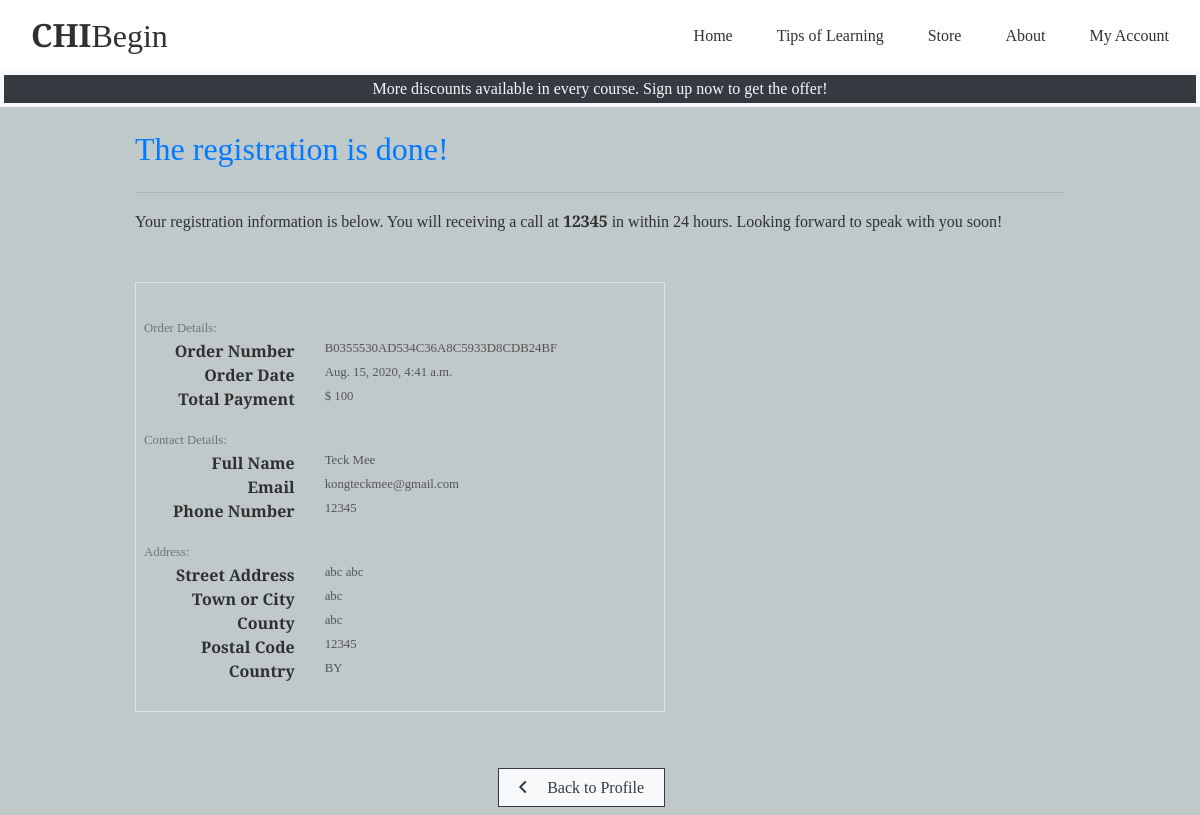
The app's page /profile/order_history/B0355530AD534C36A8C5933D8CDB24BF with its own data.
### checkout/models.py (models this page shows, shortened)
class Order(models.Model):
    order_number = models.CharField(max_length=32, editable=False)
    user_profile = models.ForeignKey(UserProfile, on_delete=models.SET_NULL, null=True, blank=True, related_name='orders')
    full_name = models.CharField(max_length=50, null=False, blank=False)
    email = models.EmailField(max_length=254, null=False, blank=False)
    phone_number = models.CharField(max_length=20, null=False, blank=False)
    street_address_1 = models.CharField(max_length=80, null=False, blank=False)
    street_address_2 = models.CharField(max_length=80, null=True, blank=True)
    town_or_city = models.CharField(max_length=40, null=False, blank=False)
    county = models.CharField(max_length=80, null=True, blank=True)
    postcode = models.CharField(max_length=20, null=True, blank=True)
    country = CountryField(blank_label='Country *', null=False, blank=False)
    date = models.DateTimeField(auto_now_add=True)
    order_total = models.DecimalField(max_digits=6, decimal_places=0, default=0)

### profiles/views.py (the view)
# urls.py: path('order_history/<order_number>', views.order_history, name='order_history'),
def order_history(request, order_number):
    order = get_object_or_404(Order, order_number=order_number)
    template = 'checkout/checkout_success.html'
    context = {
        'order': order,
        'from_profile': True,
    }
    return render(request, template, context)

### checkout/templates/checkout/checkout_success.html (shortened to what this page needs)
{% extends "base.html" %}
{% load static %}
{% block extra_css %}
    <link rel="stylesheet" href="{% static 'checkout/css/checkout.css' %}">
{% endblock %}
{% block content %}
    <div class="container mb-2">
        <div class="row">
            <div class="col">
                <h2 class="logo-font text-primary mb-4">The registration is done!</h2>
                <hr>
                <p class="text-black mb-5">Your registration information is below. You will receiving a call at <strong>{{ order.phone_number }}</strong> in within 24 hours. Looking forward to speak with you soon!</p>
            </div>
        </div>
        <div class="row">
            <div class="col-12 col-lg-7">
                <div class="order-confirmation-wrapper p-2 border">
                    <div class="row mt-4">
                        <div class="col">
                            <small class="text-muted">Order Details:</small>
                        </div>
                    </div>
                    <div class="row">
                        <div class="col-12 col-md-4 text-md-right">
                            <p class="mb-0 text-black font-weight-bold">Order Number</p>
                        </div>
                        <div class="col-12 col-md-8 text-md-left">
                            <p class="small mb-0">{{ order.order_number }}</p>
                        </div>
                    </div>
                    <div class="row">
                        <div class="col-12 col-md-4 text-md-right">
                            <p class="mb-0 text-black font-weight-bold">Order Date</p>
                        </div>
                        <div class="col-12 col-md-8 text-md-left">
                            <p class="small mb-0">{{ order.date }}</p>
                        </div>
                    </div>
                    <div class="row">
                        <div class="col-12 col-md-4 text-md-right">
                            <p class="mb-0 text-black font-weight-bold">Total Payment</p>
                        </div>
                        <div class="col-12 col-md-8 text-md-left">
                            <p class="small mb-0">$ {{ order.order_total }}</p>
                        </div>
                    </div>
                    <div class="row mt-3">
                        <div class="col">
                            <small class="text-muted">Contact Details:</small>
                        </div>
                    </div>
                    <div class="row">
                        <div class="col-12 col-md-4 text-md-right">
                            <p class="mb-0 text-black font-weight-bold">Full Name</p>
                        </div>
                        <div class="col-12 col-md-8 text-md-left">
                            <p class="small mb-0">{{ order.full_name }}</p>
                        </div>
                    </div>
                    <div class="row">
                        <div class="col-12 col-md-4 text-md-right">
                            <p class="mb-0 text-black font-weight-bold">Email</p>
                        </div>
                        <div class="col-12 col-md-8 text-md-left">
                            <p class="small mb-0">{{ order.email }}</p>
                        </div>
                    </div>
                    <div class="row">
                        <div class="col-12 col-md-4 text-md-right">
                            <p class="mb-0 text-black font-weight-bold">Phone Number</p>
                        </div>
                        <div class="col-12 col-md-8 text-md-left">
                            <p class="small mb-0">{{ order.phone_number }}</p>
                        </div>
                    </div>
                    <div class="row mt-3">
                        <div class="col">
                            <small class="text-muted">Address:</small>
                        </div>
                    </div>
                    <div class="row">
                        <div class="col-12 col-md-4 text-md-right">
                            <p class="mb-0 text-black font-weight-bold">Street Address</p>
                        </div>
                        <div class="col-12 col-md-8 text-md-left">
                            <p class="small mb-0">{{ order.street_address_1 }} {{ order.street_address_1 }}</p>
                        </div>
                    </div>
                    <div class="row">
                        <div class="col-12 col-md-4 text-md-right">
                            <p class="mb-0 text-black font-weight-bold">Town or City</p>
                        </div>
                        <div class="col-12 col-md-8 text-md-left">
                            <p class="small mb-0">{{ order.town_or_city }}</p>
                        </div>
                    </div>
                    <div class="row">
                        <div class="col-12 col-md-4 text-md-right">
                            <p class="mb-0 text-black font-weight-bold">County</p>
                        </div>
                        <div class="col-12 col-md-8 text-md-left">
                            <p class="small mb-0">{{ order.county }}</p>
                        </div>
                    </div>
                    <div class="row">
                        <div class="col-12 col-md-4 text-md-right">
                            <p class="mb-0 text-black font-weight-bold">Postal Code</p>
                        </div>
                        <div class="col-12 col-md-8 text-md-left">
                            <p class="small mb-0">{{ order.postcode }}</p>
                        </div>
                    </div>
                    <div class="row">
                        <div class="col-12 col-md-4 text-md-right">
                            <p class="mb-0 text-black font-weight-bold">Country</p>
                        </div>
                        <div class="col-12 col-md-8 text-md-left">
                            <p class="small mb-0 mb-4">{{ order.country }}</p>
                        </div>
                    </div>
                </div>
            </div>
        </div>
        <div class="row mt-5">
            <div class="col-12 col-lg-7 text-right">
                {% if from_profile %}
                    <a href="{% url 'profile' %}" class="btn btn-light rounded-0 border border-dark text-dark my-2">
                        <span class="icon mr-2">
                            <i class="fas fa-angle-left"></i>
                        </span>
                        <span class="mr-2">Back to Profile</span>
                    </a>
                {% endif %}
            </div>
        </div>
    </div>
{% endblock %}

### static/css/base.css (style rules this page uses)
html { height: 100%; }
body { background-color: #bfc9ca; color: #555555; font-family: "Merriweather", serif; }
.icon { align-items: center; display: inline-flex; justify-content: center; height: 1.5rem; width: 1.5rem; }
.text-black { color: #303030 !important; }
@media (min-width: 1200px) { .container { max-width: 80%; } }

### records on screen
Order: phone_number "12345", order_number "B0355530AD534C36A8C5933D8CDB24BF", date "Aug. 15, 2020, 4:41 a.m.", order_total "100", full_name "Teck Mee", email "kongteckmee@gmail.com", street_address_1 "abc", town_or_city "abc", county "abc", postcode "12345", country "BY"
